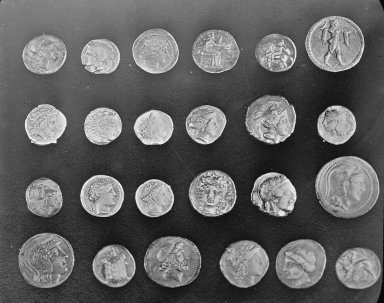
#> input picture DAY12/sample_image.jpg, 384 x 303 px
$ jupyter execute Untitled.ipynb
#> lines starting #> are read from the running program, lines starting #| are printed output that depends on the picture
# correlation and convolution

[cell 1]
import numpy as np
import matplotlib.pyplot as plt
import cv2

[cell 2]
img = cv2.imread("sample_image.jpg", cv2.IMREAD_GRAYSCALE)
#> img is the input picture: shape (303, 384); min 1, max 254, mean 96.8

[cell 3]
plt.figure(figsize=(15,6))
plt.imshow(img,cmap="gray")
plt.title("Original Image")
plt.axis("off")
plt.show()

[cell 4]
demo_kernel = np.array([
    [1, 2, 1],
    [2, 4, 2],
    [1, 2, 1]
],dtype=np.float32)/ 16.0

[cell 5]
test_row,test_col=150,150

[cell 6]
patch=img[test_row-1:test_row + 2,test_col-1:test_col + 2 ]
#> patch = [[40, 38, 42], [35, 36, 46], [40, 42, 46]]
correlation_at_pixel=np.sum(patch * demo_kernel)
#> correlation_at_pixel = 39.62

[cell 7]
flipped_kernel=np.flip(demo_kernel)
convolution_at_pixel=np.sum(patch * flipped_kernel)
#> convolution_at_pixel = 39.62

 #### *********NOTE: ICA02: sharpening,smoothing,histo Equalization*********

[cell 8]
print(f"At pixel({test_row},{test_col}):")
print("Manual Correlation result :",correlation_at_pixel)
#| Manual Correlation result : 39.625
print("Manual Convolution result :",convolution_at_pixel)
#| Manual Convolution result : 39.625
print("(For a SYMMETRIC kernal like this one, correlation and convolution)")
print("give the same result)")

[cell 9]
asymmetric_kernel=np.array([[1,2,3],
                            [0,0,0],
                            [-1,-2,-3]],dtype=np.float32)

[cell 10]
correlation_asym=np.sum(patch*asymmetric_kernel)
#> correlation_asym = -20
convolution_asyum=np.sum(patch*np.flip(asymmetric_kernel))
#> convolution_asyum = 12

[cell 11]
print("\n with a non-symmetric kernal:")
print("Correlation Result:",correlation_asym)
#| Correlation Result: -20.0
print("Convolution result:",convolution_asyum)
#| Convolution result: 12.0
print("These differ because convoltion flips the kernel first")

[cell 12]
correlated_full_cv2=cv2.filter2D(img,-1,demo_kernel)
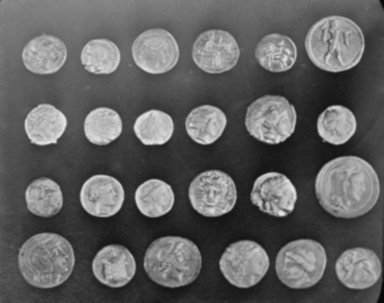
#> correlated_full_cv2: shape (303, 384); min 4, max 232, mean 96.9

[cell 13]
flipped_demo_kernel=np.flip(demo_kernel)
convolved_full_cv2=cv2.filter2D(img,-1, flipped_demo_kernel)

[cell 14]
plt.figure(figsize=(15,6))
plt.subplot(1,3,1)
plt.imshow(img,cmap="gray")
plt.title("Original Image")
plt.axis("off")


plt.subplot(1,3,2)
plt.imshow(correlated_full_cv2,cmap="gray")
plt.title("Full Image Correlation(cv2.filter2D,kernel as-is)")
plt.axis("off")


plt.subplot(1,3,3)
plt.imshow(convolved_full_cv2,cmap="gray")
plt.title("Full Image Convolution(cv2.filter2D,kernel flipped)")
plt.axis("off")


plt.show()
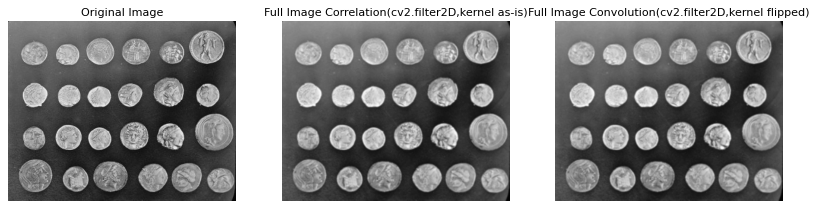
#> figure drawn by matplotlib, 3 panels

[cell 15]
kernel_3=np.ones((3,3),dtype=np.float32)/9
kernel_7=np.ones((3,3),dtype=np.float32)/49
kernel_15=np.ones((3,3),dtype=np.float32)/225

[cell 16]
result_3=cv2.filter2D(img,-1,kernel_3)
result_7=cv2.filter2D(img,-1,kernel_7)
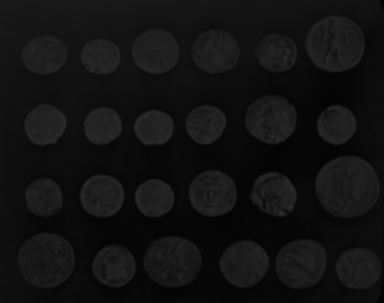
#> result_7: shape (303, 384); min 1, max 43, mean 17.8
result_15=cv2.filter2D(img,-1,kernel_15)
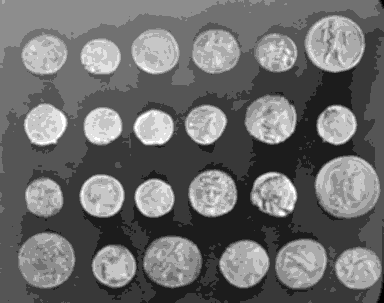
#> result_15: shape (303, 384); min 0, max 9, mean 3.87; drawn with min black and max white

[cell 17]
plt.figure(figsize=(15,6))
plt.subplot(1,4,1)
plt.imshow(img,cmap="gray")
plt.title("Original Image")
plt.axis("off")

plt.subplot(1,4,2)
plt.imshow(result_3,cmap="gray")
plt.title("3 x 3 kernel")
plt.axis("off")

plt.subplot(1,4,3)
plt.imshow(result_7,cmap="gray")
plt.title("7 x 7 kernel")
plt.axis("off")

plt.subplot(1,4,4)
plt.imshow(result_15,cmap="gray")
plt.title("15 x 15 kernel")
plt.axis("off")
plt.show()
